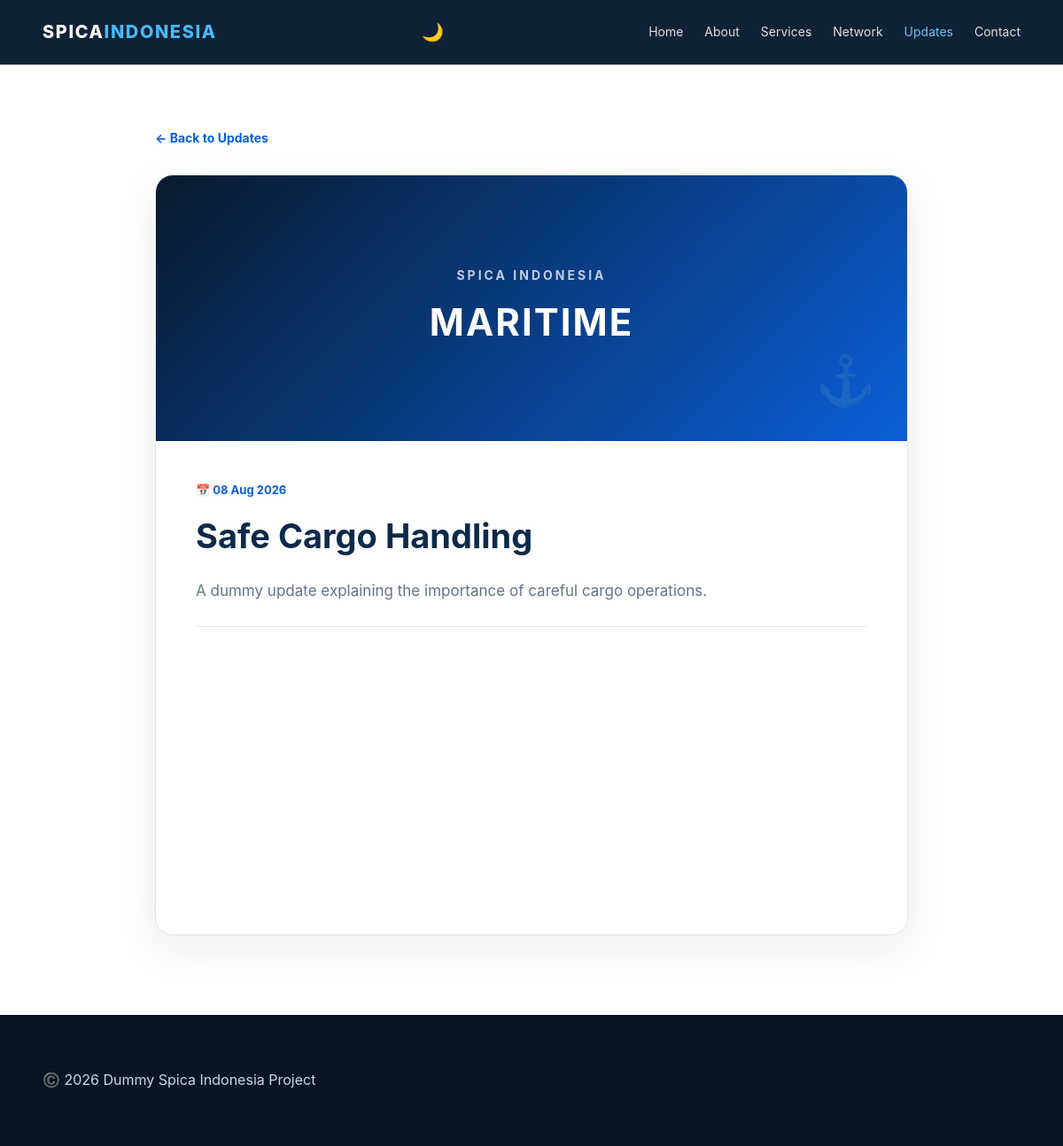
Screenshot of /news_detail.php?id=2 with the database file from the repository.
### tables this page shows
CREATE TABLE news (
    id INT AUTO_INCREMENT PRIMARY KEY,
    title VARCHAR(180) NOT NULL,
    excerpt TEXT NOT NULL,
    published_at DATE NOT NULL
);

### news_detail.php (the view, shortened to what this page needs)
<?php
require "config/database.php";
$id = (int) ($_GET["id"] ?? 0);
$stmt = $pdo->prepare("
    SELECT *
    FROM news
    WHERE id = ?
    LIMIT 1
");
$stmt->execute([$id]);
$article = $stmt->fetch();
?>
<!doctype html>
<html lang="en">
<head>
    <link rel="stylesheet" href="assets/css/style.css">
</head>
<body>
<nav class="navbar">
    <div class="container nav-inner">
        <a class="logo" href="index.php">
            SPICA<span>INDONESIA</span>
        </a>
        <button
            id="darkModeToggle"
            class="dark-mode-toggle"
            type="button"
        >
            🌙
        </button>
        <div class="nav-links">
            <a href="index.php">Home</a>
            <a href="about.php">About</a>
            <a href="services.php">Services</a>
            <a href="network.php">Network</a>
            <a class="active" href="news.php">Updates</a>
            <a href="contact.php">Contact</a>
        </div>
    </div>
</nav>
<main class="article-page">
    <div class="article-container">
        <a href="news.php" class="back-news article-animate">
            ← Back to Updates
        </a>
        <article class="article-card">
            <?php if (!empty($article["image"])): ?>
                <div class="article-image article-animate">
                    <img
                        src="uploads/news/<?= htmlspecialchars($article["image"]) ?>"
                        alt="<?= htmlspecialchars($article["title"]) ?>"
                    >
                </div>
            <?php else: ?>
                <div class="article-cover article-animate">
                    <div class="article-cover-content">
                        <span>SPICA INDONESIA</span>
                        <strong>MARITIME</strong>
                    </div>
                    <div class="article-anchor">
                        ⚓
                    </div>
                </div>
            <?php endif; ?>
            <div class="article-body">
                <div class="article-date article-animate">
                    📅 <?= date("d M Y", strtotime($article["published_at"])) ?>
                </div>
                <h1 class="article-animate">
                    <?= htmlspecialchars($article["title"]) ?>
                </h1>
                <div class="article-excerpt article-animate">
                    <?= htmlspecialchars($article["excerpt"]) ?>
                </div>
            </div>
        </article>
    </div>
</main>
<footer class="footer">
    <div class="container">
        <p>©️ 2026 Dummy Spica Indonesia Project</p>
    </div>
</footer>
</body>
</html>

### assets/css/style.css (style rules this page uses)
* { box-sizing: border-box; }
:root { --navy: #071a2d; --blue: #0b5ed7; --cyan: #20a4f3; --light: #f4f8fc; --text: #1d2a38; --muted: #6b7785; --white: #fff; --line: #dfe7ef; }
html { scroll-behavior: smooth; }
body { margin: 0; font-family: Inter, Arial, sans-serif; color: var(--text); background: #fff; line-height: 1.6; }
a { text-decoration: none; color: inherit; }
.container { width: min(1120px, 92%); margin: auto; }
.navbar { position: sticky; top: 0; z-index: 20; background: rgba(7, 26, 45, 0.96); color: #fff; border-bottom: 1px solid rgba(255, 255, 255, 0.08); }
.nav-inner { height: 72px; display: flex; align-items: center; justify-content: space-between; }
.logo { font-weight: 800; letter-spacing: 0.08em; font-size: 20px; }
.logo span { color: #48b8ff; }
.nav-links { display: flex; gap: 24px; align-items: center; font-size: 14px; }
.nav-links a { opacity: 0.85; }
.nav-links a:hover, .nav-links .active { opacity: 1; color: #63c4ff; }
.footer { background: #061522; color: #cbd8e3; padding: 45px 0; }
.dark-mode-toggle { border: none; background: transparent; font-size: 20px; cursor: pointer; padding: 8px; }

### news_detail.php (style rules this page uses)
.article-page { padding: 70px 0 90px; }
.article-container { width: min(850px, 92%); margin: auto; }
.back-news { display: inline-flex; align-items: center; gap: 7px; margin-bottom: 30px; color: #0b5ed7; text-decoration: none; font-size: 14px; font-weight: 700; transition: .2s; }
.article-card { background: #ffffff; border: 1px solid #e1e8f0; border-radius: 20px; overflow: hidden; box-shadow: 0 15px 45px rgba(7, 26, 45, .08); }
.article-cover { height: 300px; display: flex; align-items: center; justify-content: center; position: relative; background: linear-gradient(135deg, #071a2d, #0b5ed7); color: #ffffff; }
.article-cover-content { text-align: center; }
.article-cover-content span { display: block; font-size: 14px; letter-spacing: 3px; font-weight: 700; opacity: .75; margin-bottom: 8px; }
.article-cover-content strong { display: block; font-size: 42px; letter-spacing: 2px; }
.article-anchor { position: absolute; right: 35px; bottom: 25px; font-size: 55px; opacity: .15; }
.article-body { padding: 45px; }
.article-date { color: #0b5ed7; font-size: 13px; font-weight: 700; margin-bottom: 18px; }
.article-body h1 { margin: 0 0 22px; color: #0b2a4a; font-size: 38px; line-height: 1.25; }
.article-excerpt { color: #64748b; font-size: 17px; line-height: 1.8; padding-bottom: 25px; border-bottom: 1px solid #e5e7eb; margin-bottom: 25px; }
.article-animate { opacity: 0; transform: translateY(45px); transition: opacity 0.8s ease, transform 0.8s ease; }
.article-animate.show { opacity: 1; transform: translateY(0); }
.article-image.article-animate, .article-cover.article-animate { transition-delay: 0.1s; }
.article-body > .article-date { transition-delay: 0.15s; }
.article-body > h1 { transition-delay: 0.25s; }
.article-body > .article-excerpt { transition-delay: 0.35s; }

### rows the page displays
news: published_at "08 Aug 2026", title "Safe Cargo Handling", excerpt "A dummy update explaining the importance of careful cargo operations."
